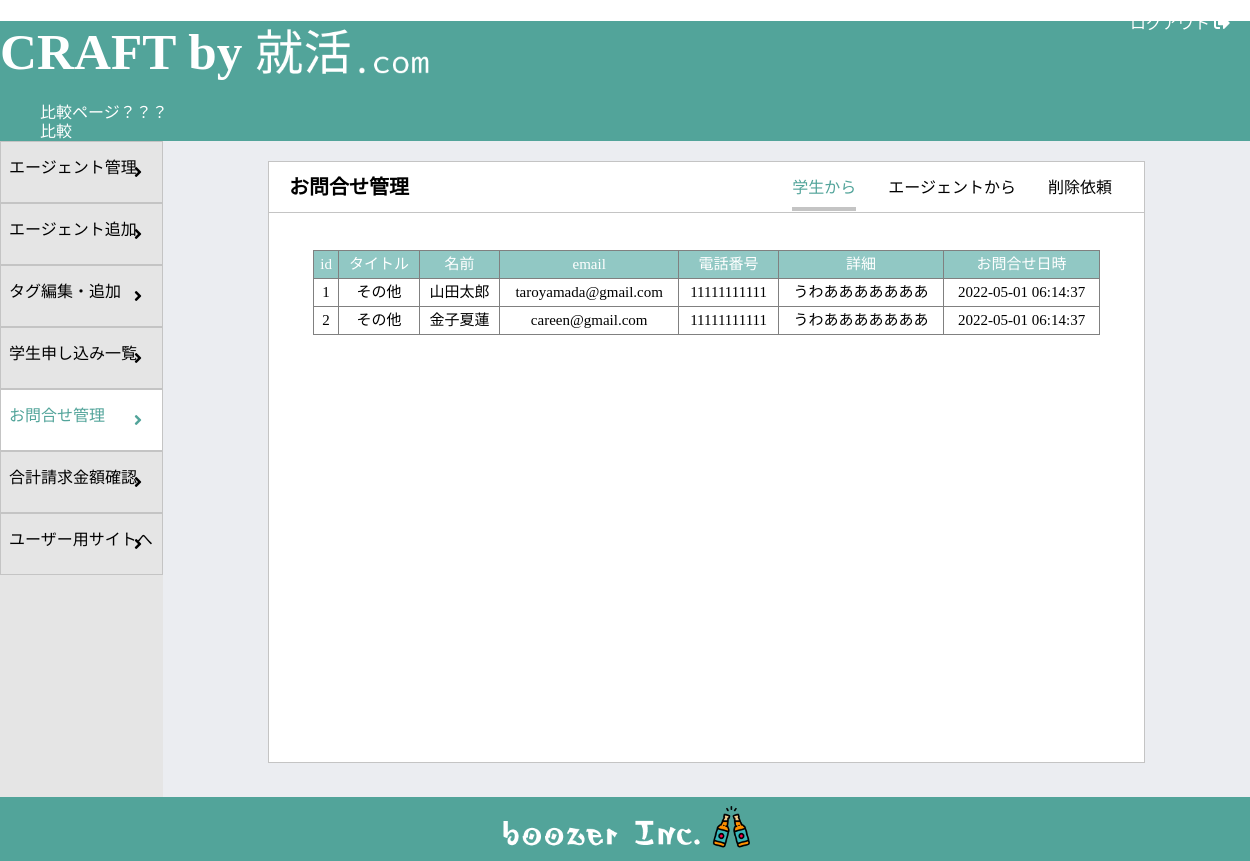
Page /craft_admin/contact_management.php (signed in) on the committed database.
### tables this page shows
CREATE TABLE user_contact_form (
    id INT AUTO_INCREMENT NOT NULL PRIMARY KEY,
    title VARCHAR(255) NOT NULL,
    name VARCHAR(255) NOT NULL,
    email VARCHAR(255) NOT NULL,
    phone VARCHAR(255) NOT NULL,
    detail VARCHAR(255) NOT NULL,
    created_at DATETIME NOT NULL DEFAULT CURRENT_TIMESTAMP
);

### src/craft_admin/contact_management.php (the view, shortened to what this page needs)
<?php
include('../_header.php');
require('../dbconnect.php');
$sql = "SELECT * FROM user_contact_form";
$sql_prepare = $db->prepare($sql);
$sql_prepare->execute();
$contact_form_lists = $sql_prepare->fetchAll();
?>
<head>
    <link rel="stylesheet" href="/css/normalize.css">
    <link rel="stylesheet" href="/css/style.css">
    <link href="https://use.fontawesome.com/releases/v5.15.4/css/all.css" rel="stylesheet">
</head>
<body>
    <div class="util_logout">
        <a href="./login/logout.php">
            ログアウト
            <i class="fas fa-sign-out-alt"></i>
        </a>
    </div>
    <div class="util_container">
        <div class="util_sidebar">
            <div class="util_sidebar_button">
                <a class="util_sidebar_link" href="/craft_admin/home.php">エージェント管理</a>
                <i class="fas fa-angle-right"></i>
            </div>
            <div class="util_sidebar_button">
                <a class="util_sidebar_link" href="/craft_admin/add_agent.php">エージェント追加</a>
                <i class="fas fa-angle-right"></i>
            </div>
            <div class="util_sidebar_button">
                <a class="util_sidebar_link" href="/craft_admin/tag.php">タグ編集・追加</a>
                <i class="fas fa-angle-right"></i>
            </div>
            <div class="util_sidebar_button">
                <a class="util_sidebar_link" href="/craft_admin/students_info.php">学生申し込み一覧</a>
                <i class="fas fa-angle-right"></i>
            </div>
            <div class="util_sidebar_button  util_sidebar_button--selected">
                <a class="util_sidebar_link util_sidebar_link--selected" href="contact_management.php">お問合せ管理</a>
                <i class="fas fa-angle-right"></i>
            </div>
            <div class="util_sidebar_button">
                <a class="util_sidebar_link" href="/craft_admin/invoice.php">合計請求金額確認</a>
                <i class="fas fa-angle-right"></i>
            </div>
            <div class="util_sidebar_button">
                <a class="util_sidebar_link" href="/userpage/top.php" target="_blank">ユーザー用サイトへ</a>
                <i class="fas fa-angle-right"></i>
            </div>
        </div>
        <div class="util_content">
            <div class="util_title">
                <h2 class="util_title--text">
                    お問合せ管理
                </h2>
                <div class="tab_container">
                    <div class="tab-area">
                        <div class="tab  active">
                            <a class="tab__link__active" href="contact_management.php">学生から</a>
                        </div>
                        <div class="tab">
                            <a class="tab__link" href="inquiries_agent.php">
                                エージェントから
                            </a>
                        </div>
                        <div class="tab">
                            <a class="tab__link" href="inquiries_delete.php">
                                削除依頼
                            </a>
                        </div>
                    </div>
                </div>
            </div>
            <div class="manageinquiries">
                <div class="content-area">
                    <div class="management__content show">
                        <div>
                            <table class="manageinquiries_table" border=1; style=border-collapse:collapse;>
                                <tr class="invoice__table__big-item">
                                    <th>
                                        id
                                    </th>
                                    <th>
                                        タイトル
                                    </th>
                                    <th>
                                        名前
                                    </th>
                                    <th>
                                        email
                                    </th>
                                    <th>
                                        電話番号
                                    </th>
                                    <th>
                                        詳細
                                    </th>
                                    <th>
                                        お問合せ日時
                                    </th>
                                </tr>
                                <?php
                                foreach ($contact_form_lists as $contact_list) {
                                    echo "<tr>";
                                    echo "<th> ${contact_list['id']} </th>";
                                    echo "<th> ${contact_list['title']} </th>";
                                    echo "<th> ${contact_list['name']} </th>";
                                    echo "<th> ${contact_list['email']} </th>";
                                    echo "<th> ${contact_list['phone']} </th>";
                                    echo "<th> ${contact_list['detail']} </th>";
                                    echo "<th> ${contact_list['created_at']} </th>";
                                    echo "</tr>";
                                };
                                echo "</table>";
                                echo "</div>";
                                ?>
                        </div>
                    </div>
                </div>
            </div>
        </div>
</body>
<?php require('../_footer.php'); ?>
</html>

### rows in the picture
user_contact_form: id "1", title "その他", name "山田太郎", email "taroyamada@gmail.com", phone "11111111111", detail "うわあああああああ", created_at "2022-05-01 06:14:37"
user_contact_form: id "2", title "その他", name "金子夏蓮", email "careen@gmail.com", phone "11111111111", detail "うわあああああああ", created_at "2022-05-01 06:14:37"
